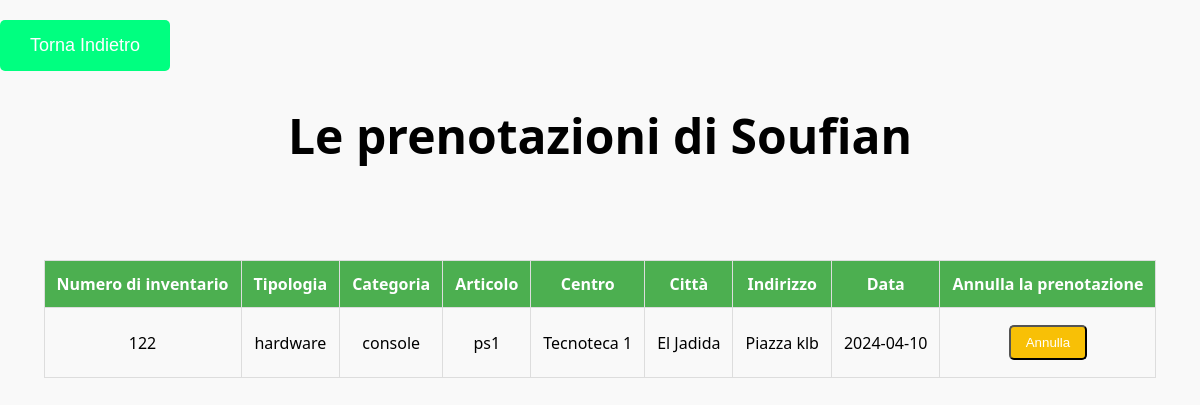
The page /cliente/visualizzaPrenotazioni.php?id=1 (signed in) on the database its author committed.
### tables this page shows
CREATE TABLE `utenti` (
  `id_utente` int(16) NOT NULL,
  `nome` varchar(32) NOT NULL,
  `cognome` varchar(32) NOT NULL,
  `indirizzo` varchar(64) NOT NULL,
  `email` varchar(32) NOT NULL,
  `password` varchar(32) NOT NULL,
  `tipo_utente` set('cliente','operatore','admin') NOT NULL
);

CREATE TABLE `prenotazioni` (
  `id_prenotazione` int(16) NOT NULL,
  `data_inizio` date NOT NULL,
  `fk_id_utente` int(16) DEFAULT NULL,
  `fk_id_articolo` int(16) DEFAULT NULL
);

CREATE TABLE `articoli` (
  `id_articolo` int(16) NOT NULL,
  `numero_inventario` varchar(32) NOT NULL,
  `articolo` varchar(64) NOT NULL,
  `stato` set('disponibile','guasto','prenotato','in prestito') NOT NULL,
  `fk_id_categoria` int(16) DEFAULT NULL,
  `fk_id_centro` int(16) DEFAULT NULL
);

CREATE TABLE `categorie` (
  `id_categoria` int(16) NOT NULL,
  `categoria` varchar(32) NOT NULL,
  `tipologia` varchar(32) NOT NULL
);

CREATE TABLE `centri` (
  `id_centro` int(16) NOT NULL,
  `nome` varchar(32) NOT NULL,
  `citta` varchar(32) NOT NULL,
  `indirizzo` varchar(64) NOT NULL
);

### cliente/visualizzaPrenotazioni.php (the view, shortened to what this page needs)
<?php
$id = $_SESSION['id_utente'];
require_once "../db.php";
$nomeSql = "SELECT nome FROM utenti WHERE id_utente = $id";
$result = $conn->query($nomeSql);
while($row = $result->fetch_array(MYSQLI_ASSOC)) {
    $nome = $row['nome'];
}
?>
<html>
    <head>
        <link rel="stylesheet" href="../css/style.css" type="text/css">
    </head>
    <body>
        <input type="button" name="login" value="Torna Indietro" onclick="location.href='cliente.php'">
        <div style="width: 100%; display: flex;
                    justify-content: center;
                    font-size:x-large;">
            <h1>Le prenotazioni di <?php echo $nome?></h1>
        </div>
        <div class="container">
        <div class="table-wrapper">
            <table class="fl-table">
                <thead>
                <tr>
                    <th>Numero di inventario</th>
                    <th>Tipologia</th>
                    <th>Categoria</th>
                    <th>Articolo</th>
                    <th>Centro</th>
                    <th>Città</th>
                    <th>Indirizzo</th>
                    <th>Data</th>
                    <th>Annulla la prenotazione</th>
                </tr>
                </thead>
                <tbody>
                    <?php
                        $id = $_GET['id'];
                        $selectSql = "SELECT id_prenotazione, numero_inventario, tipologia, categoria, articolo, nome, citta, indirizzo, data_inizio FROM prenotazioni
                                    JOIN articoli ON prenotazioni.fk_id_articolo = articoli.id_articolo
                                    JOIN categorie ON articoli.fk_id_categoria = categorie.id_categoria
                                    JOIN centri ON articoli.fk_id_centro = centri.id_centro
                                    WHERE fk_id_utente = $id";
                        $result = $conn->query($selectSql);
                        while($row = $result->fetch_array(MYSQLI_ASSOC))
                            {
                            $n_inventario = $row['numero_inventario'];
                            $tipologia = $row['tipologia'];
                            $categoria = $row['categoria'];
                            $articolo = $row['articolo'];
                            $nome = $row['nome'];
                            $citta = $row['citta'];
                            $indirizzo = $row['indirizzo'];
                            $data_inizio = $row['data_inizio'];
                            echo
                                '<tr>
                                    <td class="colonnaNumero">'.$n_inventario.'</td>
                                    <td class="colonnaTipo">'.$tipologia.'</td>
                                    <td class="colonnaCategoria">'.$categoria.'</td>
                                    <td class="colonnaArticolo">'.$articolo.'</td>
                                    <td class="colonnaNome">'.$nome.'</td>
                                    <td class="colonnaCitta">'.$citta.'</td>
                                    <td class="colonnaIndirizzo">'.$indirizzo.'</td>
                                    <td class="colonnaData">'.$data_inizio.'</td>
                                    <td class="colonnaTasti">
                                        <button class="btn" type="button" onclick="location.href=\'annullaPrenotazione.php?id='.$row["id_prenotazione"].'\'">Annulla</button>
                                    </td>
                                </tr>';
                        }
                    ?>
                </tbody>
            </table>
        </div>
        </div>
    </body>
</html>

### css/style.css (style rules this page uses)
body { margin: 0; padding: 0; font-family: 'Segoe UI', Tahoma, Geneva, Verdana, sans-serif; background-color: #f9f9f9; }
.container { display: flex; flex-direction: column; align-items: center; justify-content: flex-start; padding-top: 20px; }
.table-wrapper { margin-top: 40px; }
.fl-table { width: 100%; border-collapse: collapse; border-spacing: 0; }
.fl-table th, .fl-table td { padding: 12px; text-align: center; border: 1px solid #ddd; }
.fl-table th { background-color: #4caf50; color: #fff; text-align: center; }
.fl-table th, .fl-table td { font-size: 16px; }
button.btn { padding: 8px 15px; margin: 5px; text-decoration: none; background-color: #f8c006; color: #fff; border-radius: 5px; transition: background-color 0.3s; }
input[type="button"][name="logout"], input[type="button"][name="login"], input[type="button"][name="add"], input[type="button"][name="bookings"], input[type="button"][name="loans"] { margin-top: 20px; padding: 15px 30px; cursor: pointer; border: none; border-radius: 5px; background: #f44336; color: #ffffff; font-size: 18px; transition: all 0.3s ease; transform: translate(0, 0); }
input[type="button"][name="login"], input[type="button"][name="bookings"], input[type="button"][name="loans"] { background: #00ff80; }

### rows shown on the page
utenti: nome "Soufian"
prenotazioni: fk_id_articolo.numero_inventario "122", categorie.tipologia "hardware", categorie.categoria "console", fk_id_articolo.articolo "ps1", centri.nome "Tecnoteca 1", centri.citta "El Jadida", centri.indirizzo "Piazza klb", data_inizio "2024-04-10"
